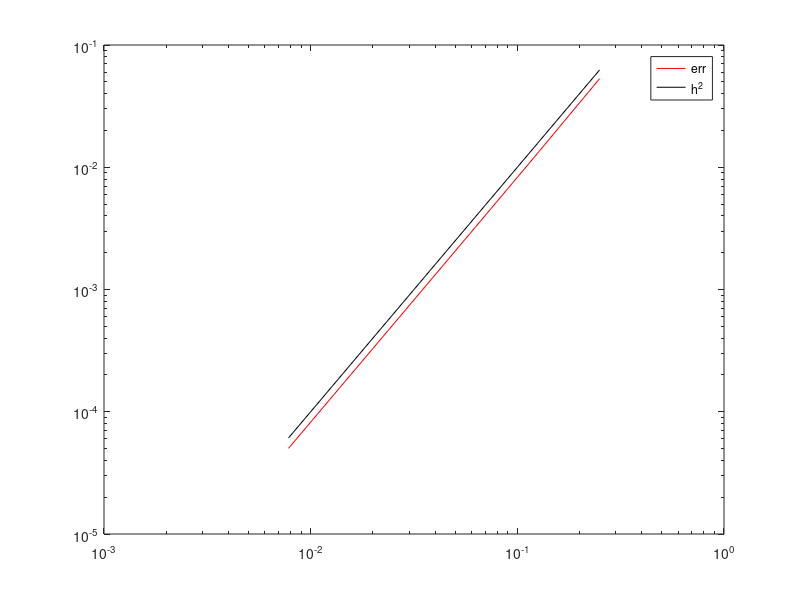

MATLAB code for this plot:
% MDF v3 - Estudio de convergencia, sin ciclos
%
% Mismo problema y mismo estudio que MDF_v1_converg.m y MDF_v2_converg.m, para
% el caso de condiciones de frontera homogeneas:
%
%     -Lap(u) = f    en  Omega = (0,1)x(0,1)
%           u = 0    sobre la frontera de Omega
%
% Las versiones anteriores recorren los nodos uno por uno y van llenando las
% listas ii, jj, ss. Aca no hay ciclo sobre los nodos: ni para la matriz, ni
% para el lado derecho.
%
%
% LA MATRIZ COMO PRODUCTO DE KRONECKER
%
% En una dimension, la formula de segundas diferencias sobre los n = M-1 nodos
% interiores da la matriz tridiagonal
%
%     T = tridiag(-1, 2, -1)   de tamano n x n
%
% El laplaciano en 2D es la suma de la segunda derivada en x y la segunda
% derivada en y, y esa separacion se hereda a la matriz. La numeracion
%
%     pos = (j-1)*(M-1) + i
%
% recorre primero i (la direccion x) y despues j, asi que el vector de
% incognitas queda partido en n bloques, uno por cada valor de j:
%
%     u = [ u(:,1) ; u(:,2) ; ... ; u(:,n) ]
%
% Con esa estructura por bloques:
%
%   - la derivada en x actua DENTRO de cada bloque, sin mezclarlos: es una
%     matriz diagonal por bloques con T en cada bloque, o sea kron(I,T)
%
%   - la derivada en y conecta el bloque j con los bloques j-1 y j+1, nodo con
%     nodo (mismo i): los bloques diagonales son 2*I y los vecinos -I, o sea
%     kron(T,I)
%
% Sumando,
%
%     A = kron(I,T) + kron(T,I)
%
% La diagonal queda 2+2 = 4 y cada vecino -1, que es exactamente la formula de
% 5 puntos. Es la misma matriz que arman las versiones v1 y v2, entrada por
% entrada, pero construida de una sola vez.
%
% Importante: I y T se construyen RALAS (speye, spdiags). kron de dos matrices
% ralas devuelve una rala; si se usara eye(n) densa, kron intentaria reservar
% una matriz de (M-1)^2 x (M-1)^2 elementos y no cabria en memoria.
%
%
% EL LADO DERECHO SIN CICLO
%
% Hay que llenar b(pos) = h^2 * f(x_i, y_j) respetando el mismo orden. Como
% b = B(:) apila la matriz B por columnas, y el indice de columna es j, basta
% construir B con i en las filas y j en las columnas:
%
%     B(i,j) = h^2 * f(x_i, y_j)
%
% Eso es justo lo que produce ndgrid, no meshgrid: [XX,YY] = ndgrid(x,y) da
% XX(i,j) = x(i) e YY(i,j) = y(j). meshgrid devuelve la transpuesta de eso y
% dejaria el vector en el orden equivocado.

% entradas
uex = @(x,y) sin(pi*x).*sin(pi*y);        % sol. exacta
f   = @(x,y) 2*pi^2*sin(pi*x).*sin(pi*y); % lado derecho

err = [];                                 % error de cada malla
hh = [];                                  % paso h de cada malla

for M = 2.^(2:7)                          % cantidad intervalos
    tic
    h = 1/M;                              % paso de la malla
    n = M-1;                              % nodos interiores por direccion

    % --- matriz: laplaciano 1D y productos de Kronecker
    e = ones(n,1);
    T = spdiags([-e 2*e -e], -1:1, n, n); % tridiag(-1,2,-1), rala
    I = speye(n);
    A = kron(I,T) + kron(T,I);            % formula de 5 puntos, de una sola vez

    % --- lado derecho y solucion exacta, sin ciclo
    x = (1:n)*h;                          % coordenadas de los nodos interiores
    [XX,YY] = ndgrid(x,x);                % XX(i,j) = x_i,  YY(i,j) = y_j
    B      = h^2*f(XX,YY);                % B(i,j) = h^2 f(x_i,y_j)
    UexMat = uex(XX,YY);                  % referencia para medir el error
    b = B(:);                             % apila por columnas: orden pos

    uh = A\b;                             % resuelve el sistema
    toc

    hh = [hh, h];
    err = [err, norm(uh-UexMat(:),inf)];
end

%%
% en log-log el error debe quedar paralelo a h^2, es decir con pendiente 2
loglog(hh,err,'r'), hold on
loglog(hh,hh.^2,'k')
legend('err','h^2')
